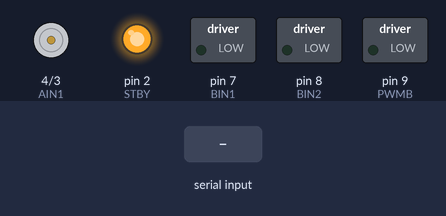
A sketch run on a simulated Arduino Nano, built with avr-gcc and run on an emulated ATmega328P. On the bench: motor-driver pin pairs drawn as motors (green arrow = first pin HIGH = forward, orange = second pin HIGH = backward, longer = more drive, scaled by the enable pin, stopped while the standby pin is LOW), switched loads named in the sketch (green lamp = pin HIGH), output pins drawn as LEDs (lit = HIGH). Inputs (shaded band) come from the test bench. What the sketch prints to the serial monitor is not drawn.

Above: at 1.2 s.
1.3 s: "r" received over Serial
At 2.7 s:
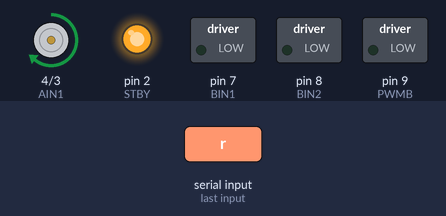
At 4.1 s:
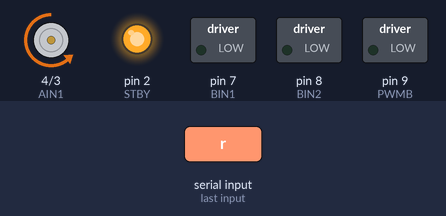
4.3 s: "A" received over Serial
At 5.5 s:
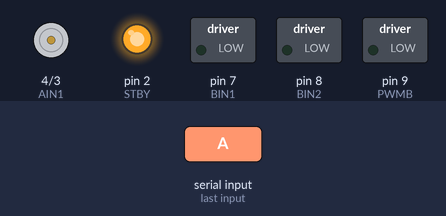
5.8 s: "p" received over Serial
At 6.4 s:
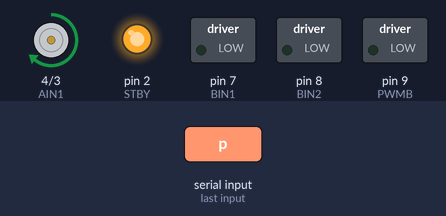
8.8 s: "o" received over Serial
10.3 s: "t" received over Serial
11.8 s: "w" received over Serial
Timing chart, 0 to 14.3 s (numbered marks = the images above; inputs shaded):
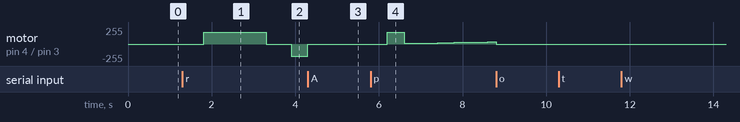

The sketch:

robot_selftest.ino
```cpp
// robot_selftest — bancada de teste do robô VSS, sem rádio
//
// Mesmo hardware e mesma camada de motor do `robot_rx`, mas os comandos nascem
// aqui dentro em vez de chegarem pelo nRF24. Serve para validar um robô novo
// antes de haver rádio: fiação, polaridade dos motores, qual motor é o A, e a
// partir de que PWM cada roda realmente sai do lugar.
//
// As funções motorA/motorB abaixo são cópia literal das do `robot_rx`
// (inclusive PWM_DEADZONE). Isso é de propósito: o que você aferir aqui é o
// que o firmware de jogo vai fazer. Se mudar lá, mude aqui.
//
// Wiring (idêntico ao robot_rx, menos o rádio, que não é usado):
//   TB6612FNG: PWMA=D5, AIN1=D4, AIN2=D3, PWMB=D9, BIN1=D7, BIN2=D8, STBY=D2
//
// Uso:
//   arduino-cli compile --fqbn arduino:avr:nano:cpu=atmega328 firmware/robot_selftest
//   arduino-cli upload -p /dev/ttyUSB0 --fqbn arduino:avr:nano:cpu=atmega328 \
//                      firmware/robot_selftest
//   arduino-cli monitor -p /dev/ttyUSB0 --config baudrate=115200
//
// No monitor serial, tecle `h` para o menu. Comece com `r` (roteiro de
// aferição) com o robô suspenso, rodas no ar.

#include <stdint.h>

// ── Motor pins ───────────────────────────────────────────
#define PWMA 5
#define AIN1 4
#define AIN2 3
#define PWMB 9
#define BIN1 7
#define BIN2 8
#define STBY 2

// Abaixo deste PWM o motor só chia e esquenta sem girar. Igual ao robot_rx.
// O comando `p` mede o valor real deste robô; se der bem diferente de 25,
// esse é um número para corrigir nos dois arquivos.
constexpr int PWM_DEADZONE = 25;

// ── Segurança ────────────────────────────────────────────
// No modo manual o robô para sozinho depois deste tempo sem tecla nova. Sem
// isso, um `w` esquecido manda o robô para o chão enquanto você olha a tela.
// Segure a tecla (auto-repeat do terminal) para andar continuamente.
constexpr unsigned long HOLD_TIMEOUT_MS = 1500;

// Velocidade do modo manual, ajustável com + e -.
int manualSpeed = 150;
constexpr int SPEED_STEP = 25;

unsigned long lastCommandTime = 0;
bool moving = false;

// ── Motor functions (espelham robot_rx.ino) ──────────────
// `useDeadzone=false` existe só para a rampa do comando `p`, que precisa
// justamente varrer a faixa que o firmware de jogo descarta.
void motorA(int speed, bool useDeadzone = true) {
  if (useDeadzone && abs(speed) < PWM_DEADZONE) speed = 0;

  if (speed > 0) {
    digitalWrite(AIN1, HIGH);
    digitalWrite(AIN2, LOW);
  } else if (speed < 0) {
    digitalWrite(AIN1, LOW);
    digitalWrite(AIN2, HIGH);
    speed = -speed;
  } else {
    digitalWrite(AIN1, LOW);
    digitalWrite(AIN2, LOW);
  }

  analogWrite(PWMA, constrain(speed, 0, 255));
}

void motorB(int speed, bool useDeadzone = true) {
  if (useDeadzone && abs(speed) < PWM_DEADZONE) speed = 0;

  if (speed > 0) {
    digitalWrite(BIN1, HIGH);
    digitalWrite(BIN2, LOW);
  } else if (speed < 0) {
    digitalWrite(BIN1, LOW);
    digitalWrite(BIN2, HIGH);
    speed = -speed;
  } else {
    digitalWrite(BIN1, LOW);
    digitalWrite(BIN2, LOW);
  }

  analogWrite(PWMB, constrain(speed, 0, 255));
}

void stopAll() {
  motorA(0);
  motorB(0);
  moving = false;
}

void enableMotors() { digitalWrite(STBY, HIGH); }

void disableMotors() { digitalWrite(STBY, LOW); }

// Todo comando de movimento passa por aqui, para que o timeout de segurança
// valha para todos e o log fique uniforme.
void drive(int a, int b, const __FlashStringHelper *label) {
  motorA(a);
  motorB(b);

  moving = (a != 0 || b != 0);
  lastCommandTime = millis();

  Serial.print(F("> "));
  Serial.print(label);
  Serial.print(F("  A="));
  Serial.print(a);
  Serial.print(F(" B="));
  Serial.println(b);
}

// ── Roteiro de aferição ──────────────────────────────────
// Cada passo diz antes o que você deveria ver. É essa comparação que revela
// fio trocado: se o texto diz "roda A para frente" e gira a B, ou gira ao
// contrário, o problema está na fiação, não no software.
struct Step {
  int a;
  int b;
  unsigned int ms;
  const __FlashStringHelper *what;
};

// As descrições ficam em PROGMEM. Em RAM, só os textos desta tabela já comiam
// um terço dos 2 KB do Nano — e o `F()` não pode ser usado em inicializador
// global, daí a declaração separada. Os passos parados compartilham a mesma
// string de propósito.
#define FLASH_STR(name, text) \
  const char name[] PROGMEM = text; \
  const __FlashStringHelper *const name##_F = reinterpret_cast<const __FlashStringHelper *>(name)

FLASH_STR(TXT_IDLE0, "parado (confira que nada gira)");
FLASH_STR(TXT_IDLE,  "parado");
FLASH_STR(TXT_A_FWD, "SO a roda A, para FRENTE");
FLASH_STR(TXT_A_REV, "SO a roda A, para TRAS");
FLASH_STR(TXT_B_FWD, "SO a roda B, para FRENTE");
FLASH_STR(TXT_B_REV, "SO a roda B, para TRAS");
FLASH_STR(TXT_FWD,   "as duas para FRENTE (robo anda reto)");
FLASH_STR(TXT_REV,   "as duas para TRAS");
FLASH_STR(TXT_SPIN1, "giro no proprio eixo, sentido 1");
FLASH_STR(TXT_SPIN2, "giro no proprio eixo, sentido 2");
FLASH_STR(TXT_SLOW,  "as duas para frente, PWM baixo (80)");
FLASH_STR(TXT_END,   "fim");

FLASH_STR(TXT_PIN_AIN1, "AIN1 (D4) alto = roda A para FRENTE");
FLASH_STR(TXT_PIN_AIN2, "AIN2 (D3) alto = roda A para TRAS");
FLASH_STR(TXT_PIN_BIN1, "BIN1 (D7) alto = roda B para FRENTE");
FLASH_STR(TXT_PIN_BIN2, "BIN2 (D8) alto = roda B para TRAS");

const Step SEQUENCE[] = {
  {   0,    0,  500, TXT_IDLE0_F },
  { 180,    0, 1500, TXT_A_FWD_F },
  {   0,    0,  600, TXT_IDLE_F },
  {-180,    0, 1500, TXT_A_REV_F },
  {   0,    0,  600, TXT_IDLE_F },
  {   0,  180, 1500, TXT_B_FWD_F },
  {   0,    0,  600, TXT_IDLE_F },
  {   0, -180, 1500, TXT_B_REV_F },
  {   0,    0,  600, TXT_IDLE_F },
  { 180,  180, 1500, TXT_FWD_F },
  {   0,    0,  600, TXT_IDLE_F },
  {-180, -180, 1500, TXT_REV_F },
  {   0,    0,  600, TXT_IDLE_F },
  { 180, -180, 1200, TXT_SPIN1_F },
  {   0,    0,  600, TXT_IDLE_F },
  {-180,  180, 1200, TXT_SPIN2_F },
  {   0,    0,  600, TXT_IDLE_F },
  {  80,   80, 1500, TXT_SLOW_F },
  {   0,    0,    0, TXT_END_F },
};

constexpr size_t SEQUENCE_LEN = sizeof(SEQUENCE) / sizeof(SEQUENCE[0]);

// Espera bloqueante que continua ouvindo o serial: qualquer tecla aborta o
// roteiro. Sem isso, um robô com fio trocado fica 20 s se debatendo até o fim.
bool waitOrAbort(unsigned long ms) {
  unsigned long start = millis();

  while (millis() - start < ms) {
    if (Serial.available()) {
      Serial.read();
      return false;
    }
  }

  return true;
}

void runSequence() {
  Serial.println();
  Serial.println(F("=== roteiro de afericao (qualquer tecla aborta) ==="));
  Serial.println(F("Suspenda o robo: as rodas precisam girar no ar."));

  for (size_t i = 0; i < SEQUENCE_LEN; i++) {
    const Step &s = SEQUENCE[i];

    Serial.print(F("["));
    Serial.print(i + 1);
    Serial.print(F("/"));
    Serial.print(SEQUENCE_LEN);
    Serial.print(F("] "));
    Serial.println(s.what);

    motorA(s.a);
    motorB(s.b);

    if (!waitOrAbort(s.ms)) {
      stopAll();
      Serial.println(F("=== abortado ==="));
      return;
    }
  }

  stopAll();
  Serial.println(F("=== roteiro terminado ==="));
}

// ── Rampa: acha o PWM minimo real de cada roda ───────────
// Sobe o PWM devagar e imprime o valor. Anote em que numero a roda comeca a
// girar de fato — esse e o PWM_DEADZONE honesto deste robo, e o piso da faixa
// util para calibrar `wheel_speed_max` depois.
void runRamp(char which) {
  Serial.println();
  Serial.print(F("=== rampa da roda "));
  Serial.print(which);
  Serial.println(F(" (qualquer tecla aborta) ==="));
  Serial.println(F("Anote o PWM em que a roda comeca a girar."));

  for (int pwm = 0; pwm <= 255; pwm += 5) {
    if (which == 'A') {
      motorA(pwm, false);
    } else {
      motorB(pwm, false);
    }

    Serial.print(F("PWM = "));
    Serial.println(pwm);

    if (!waitOrAbort(400)) {
      stopAll();
      Serial.println(F("=== abortado ==="));
      return;
    }
  }

  stopAll();
  Serial.println(F("=== rampa terminada ==="));
}

// ── Teste dos pinos de direcao ───────────────────────────
// Existe para separar "o Nano nao manda o sinal" de "o driver nao obedece" —
// a duvida que sobra quando uma roda gira num sentido so. Cada pino de direcao
// fica alto e parado por alguns segundos, com o PWM em zero, para dar tempo de
// encostar o multimetro no header do TB6612 sem o robo se mexer.
//
// Leia no pino DO DRIVER, nao no do Nano: 5V la = o sinal atravessou o fio, e a
// culpa e do TB6612; 0V la com 5V no Nano = fio ou solda.
void runPinTest() {
  const uint8_t pins[4] = {AIN1, AIN2, BIN1, BIN2};
  const __FlashStringHelper *const labels[4] = {
      TXT_PIN_AIN1_F, TXT_PIN_AIN2_F, TXT_PIN_BIN1_F, TXT_PIN_BIN2_F};

  stopAll();

  Serial.println();
  Serial.println(F("=== teste dos pinos de direcao (qualquer tecla aborta) ==="));
  Serial.println(F("Multimetro no header do TB6612. PWM em zero: nada gira."));

  for (uint8_t i = 0; i < 4; i++) {
    digitalWrite(AIN1, LOW);
    digitalWrite(AIN2, LOW);
    digitalWrite(BIN1, LOW);
    digitalWrite(BIN2, LOW);
    digitalWrite(pins[i], HIGH);

    Serial.print(F("["));
    Serial.print(i + 1);
    Serial.print(F("/4] "));
    Serial.println(labels[i]);

    if (!waitOrAbort(4000)) {
      stopAll();
      Serial.println(F("=== abortado ==="));
      return;
    }
  }

  stopAll();
  Serial.println(F("=== teste dos pinos terminado ==="));
}

// ── Menu ─────────────────────────────────────────────────
void printHelp() {
  Serial.println();
  Serial.println(F("── robot_selftest ─────────────────────────────"));
  Serial.println(F(" r  roteiro de afericao completo"));
  Serial.println(F(" p  rampa da roda A (acha o PWM minimo)"));
  Serial.println(F(" o  rampa da roda B"));
  Serial.println(F(" t  teste dos pinos de direcao (multimetro no TB6612)"));
  Serial.println();
  Serial.println(F(" w  frente        s  re"));
  Serial.println(F(" a  gira esquerda d  gira direita"));
  Serial.println(F(" 1  roda A frente 2  roda B frente"));
  Serial.println(F(" 3  roda A tras   4  roda B tras"));
  Serial.println(F(" x  parar         espaco  parar"));
  Serial.println(F(" +  mais rapido   -  mais devagar"));
  Serial.println(F(" q  standby do driver (motores desligados)"));
  Serial.println(F(" e  sai do standby"));
  Serial.println(F(" h  esta ajuda"));
  Serial.println();
  Serial.print(F("velocidade atual: "));
  Serial.print(manualSpeed);
  Serial.print(F("   parada automatica: "));
  Serial.print(HOLD_TIMEOUT_MS);
  Serial.println(F(" ms sem tecla"));
  Serial.println(F("───────────────────────────────────────────────"));
}

void handleKey(char c) {
  switch (c) {
    case 'r': runSequence(); break;
    case 'p': runRamp('A'); break;
    case 'o': runRamp('B'); break;
    case 't': runPinTest(); break;

    case 'w': drive( manualSpeed,  manualSpeed, F("frente")); break;
    case 's': drive(-manualSpeed, -manualSpeed, F("re")); break;
    case 'a': drive(-manualSpeed,  manualSpeed, F("gira esquerda")); break;
    case 'd': drive( manualSpeed, -manualSpeed, F("gira direita")); break;
    // Roda e sentido isolados. O roteiro `r` ja cobre os quatro, mas quando o
    // suspeito e um sentido so e preciso repetir aquele passo varias vezes sem
    // esperar o roteiro inteiro passar por ele.
    case '1': drive( manualSpeed,            0, F("so roda A, FRENTE")); break;
    case '2': drive(           0,  manualSpeed, F("so roda B, FRENTE")); break;
    case '3': drive(-manualSpeed,            0, F("so roda A, TRAS")); break;
    case '4': drive(           0, -manualSpeed, F("so roda B, TRAS")); break;

    case 'x':
    case ' ':
      stopAll();
      Serial.println(F("> parado"));
      break;

    case '+':
    case '=':
      manualSpeed = constrain(manualSpeed + SPEED_STEP, 0, 255);
      Serial.print(F("velocidade: "));
      Serial.println(manualSpeed);
      break;

    case '-':
    case '_':
      manualSpeed = constrain(manualSpeed - SPEED_STEP, 0, 255);
      Serial.print(F("velocidade: "));
      Serial.println(manualSpeed);
      break;

    case 'q':
      stopAll();
      disableMotors();
      Serial.println(F("> STBY baixo: driver desligado"));
      break;

    case 'e':
      enableMotors();
      Serial.println(F("> STBY alto: driver ligado"));
      break;

    case 'h':
    case '?':
      printHelp();
      break;

    default:
      break;  // \r, \n e ruído de terminal caem aqui de propósito
  }
}

// ── Setup / loop ─────────────────────────────────────────
void setup() {
  Serial.begin(115200);

  pinMode(PWMA, OUTPUT);
  pinMode(AIN1, OUTPUT);
  pinMode(AIN2, OUTPUT);
  pinMode(PWMB, OUTPUT);
  pinMode(BIN1, OUTPUT);
  pinMode(BIN2, OUTPUT);
  pinMode(STBY, OUTPUT);

  enableMotors();
  stopAll();

  Serial.println();
  Serial.println(F("robot_selftest | sem radio, comandos pelo serial"));
  printHelp();
}

void loop() {
  if (moving && millis() - lastCommandTime > HOLD_TIMEOUT_MS) {
    stopAll();
    Serial.println(F("> parada automatica (sem tecla)"));
  }

  if (Serial.available()) {
    handleKey(Serial.read());
  }
}
```

Measured:
- after the input at 1.3 s, motor on pin 4 (AIN1) / pin 3 (AIN2): stopped → forward 180/255 after 0.51 s, → stopped 1.5 s later, → backward 180/255 0.60 s later
- after the input at 4.3 s, motor on pin 4 (AIN1) / pin 3 (AIN2): backward 180/255 → stopped after 0.00 s instead of 1.1 s
- after the input at 5.8 s, motor on pin 4 (AIN1) / pin 3 (AIN2): stopped → forward 180/255 after 0.40 s, → forward 10/255 0.40 s later, → forward 15/255 0.40 s later, → forward 20/255 0.40 s later, … (7 changes in this stretch)
